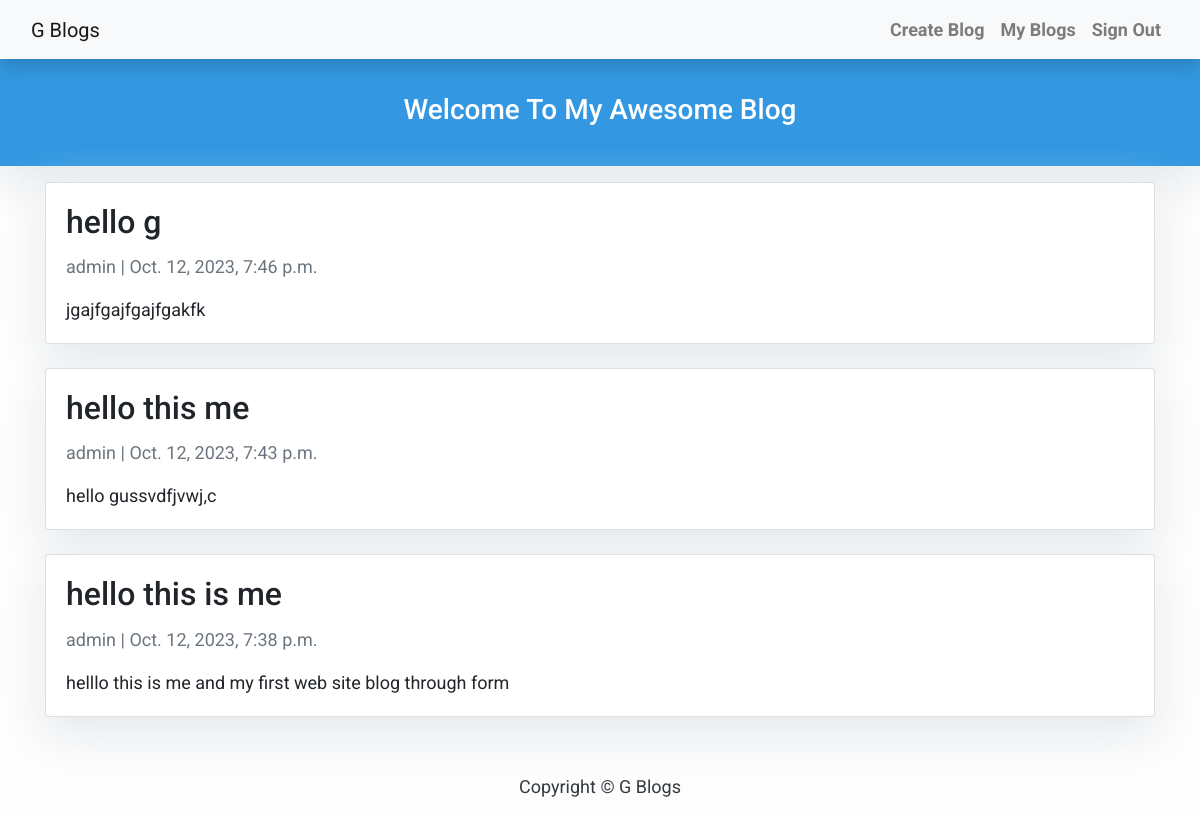
The page /myblogs/ (signed in) on the database its author committed.
### blog/models.py (models this page shows, shortened)
class Post(models.Model):
    title = models.CharField(max_length=200, unique=True)
    slug = models.SlugField(max_length=200, unique=True)
    author = models.ForeignKey(User, on_delete= models.CASCADE,related_name='blog_posts')
    updated_on = models.DateTimeField(auto_now= True)
    content = models.TextField()
    created_on = models.DateTimeField(auto_now_add=True)
    status = models.IntegerField(choices=STATUS, default=1)
    class Meta:
        ordering = ['-created_on']

### blog/views.py (the view)
# urls.py: path('myblogs/',mypost,name="myblogs"),
def mypost(request):
    posts = Post.objects.filter(author = request.user)
    return render(request , "mypost.html" , {'posts':posts})

### templates/mypost.html (shortened to what this page needs)
{% extends "base.html" %}
{% block content %}
<header class="masthead">
    <div class="container">
        <div class="row">
            <div class=" col-md-8 col-md-10 mx-auto">
                <div class="site-heading">
                    <h3 class=" site-heading my-4 mt-3 text-white text-center"> Welcome To My Awesome Blog </h3>
                </div>
            </div>
        </div>
    </div>
</header>
<div class="container">
    <div class="row">
        <div class="col mt-3 left">
            {% for x in posts %}
            <div class="card mb-4 w-100">
                <div class="card-body">
                    <h2 class="card-title h2">{{ x.title }}</h2>
                    <p class="card-text text-muted ">{{ x.author }} | {{ x.created_on}} </p>
                    <p class="card-text">{{x.content}}</p>
                </div>
            </div>
            {% endfor %}
        </div>
    </div>
</div>
{%endblock%}

### templates/base.html (style rules this page uses)
body { font-family: "Roboto", sans-serif; font-size: 17px; background-color: #fdfdfd; }
.masthead { background: #3398E1; height: auto; padding-bottom: 15px; box-shadow: 0 16px 48px #E3E7EB; padding-top: 10px; }

### templates/mypost.html (style rules this page uses)
body { font-family: "Roboto", sans-serif; font-size: 18px; background-color: #fdfdfd; }
.card { box-shadow: 0 16px 48px #E3E7EB; }

### rows shown on the page
Post: title "hello g", author "admin", created_on "Oct. 12, 2023, 7:46 p.m.", content "jgajfgajfgajfgakfk"
Post: title "hello this me", author "admin", created_on "Oct. 12, 2023, 7:43 p.m.", content "hello gussvdfjvwj,c"
Post: title "hello this is me", author "admin", created_on "Oct. 12, 2023, 7:38 p.m.", content "helllo this is me and my first web site blog through form"
